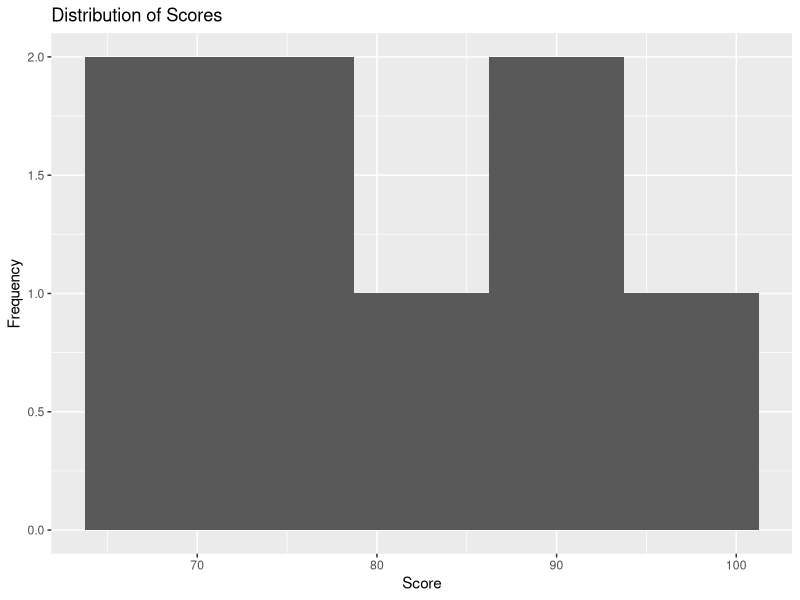
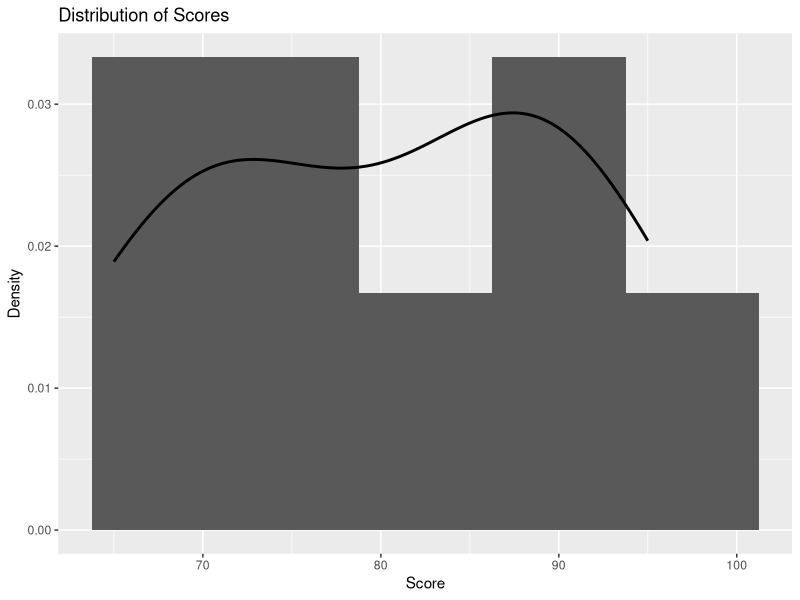
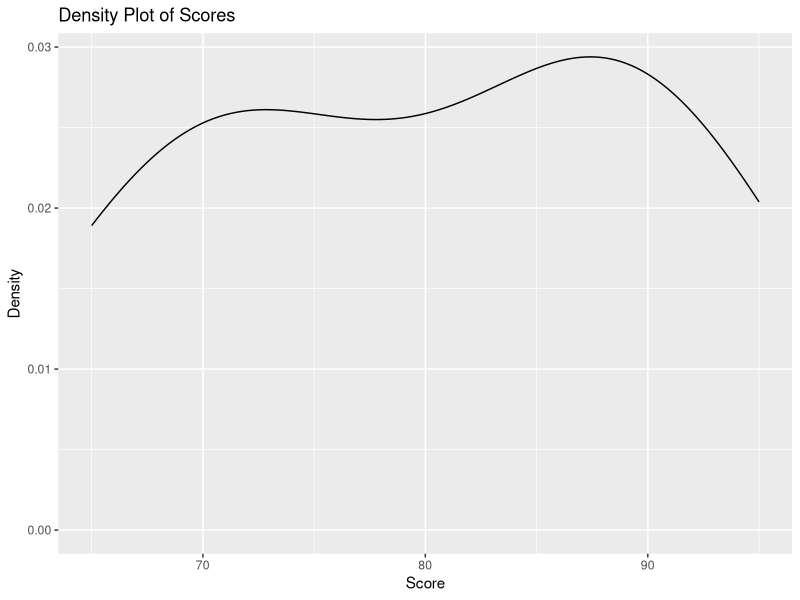
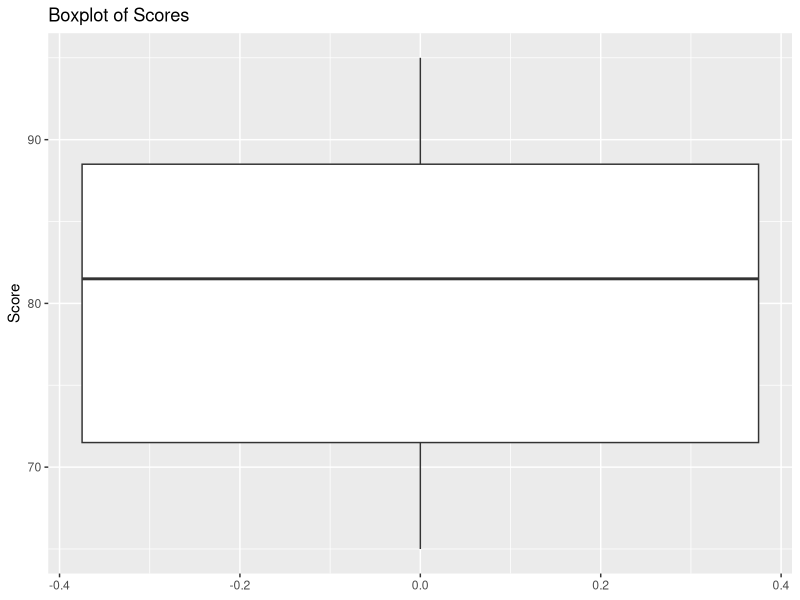
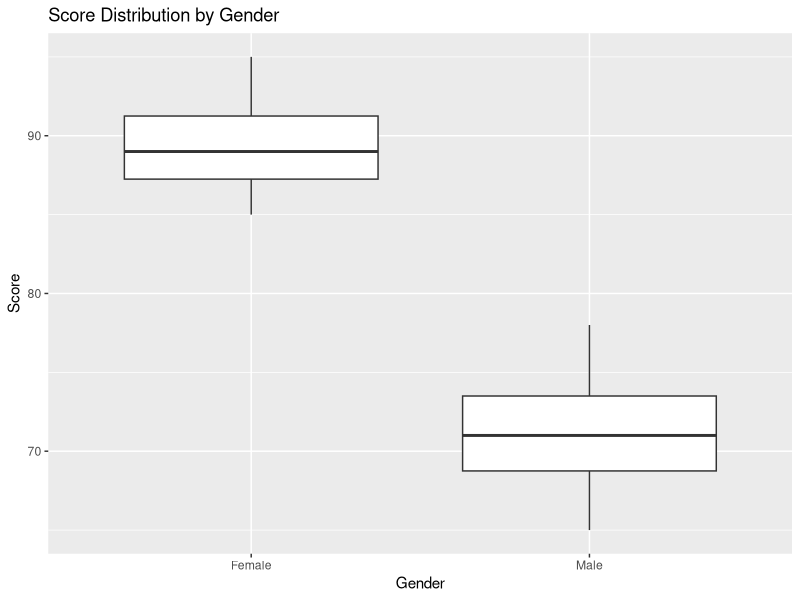
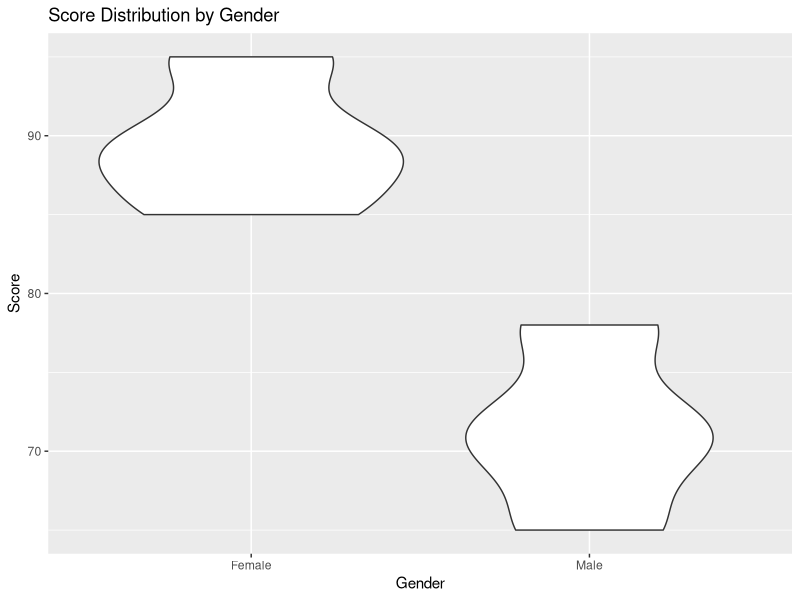
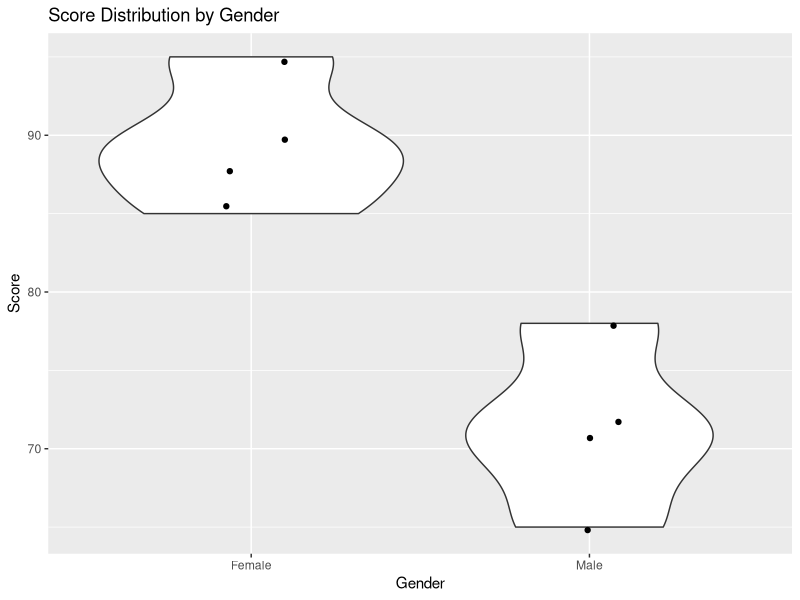

The R source for these figures, in order: (Note: this script raises an error after producing the figures.)
# Data Visualization: Distributions
# This script demonstrates different ways to visualise
# the distribution of numerical variables.


# --------------------------------------------------
# 1. Load ggplot2
# --------------------------------------------------

library(ggplot2)


# --------------------------------------------------
# 2. Create sample data
# --------------------------------------------------

students <- data.frame(
  name = c("Ali", "Siti", "John", "Mei", "Maria",
           "Adam", "Sara", "David"),
  gender = c("Male", "Female", "Male", "Female", "Female",
             "Male", "Female", "Male"),
  age = c(20, 21, 22, 20, 25, 21, 22, 23),
  score = c(65, 85, 72, 90, 95, 78, 88, 70)
)


# --------------------------------------------------
# 3. Histogram
# --------------------------------------------------

ggplot(
  students,
  aes(x = score)
) +
  geom_histogram(
    bins = 5
  ) +
  labs(
    title = "Distribution of Scores",
    x = "Score",
    y = "Frequency"
  )


# --------------------------------------------------
# 4. Histogram with a density curve
# --------------------------------------------------

ggplot(
  students,
  aes(x = score)
) +
  geom_histogram(
    aes(y = after_stat(density)),
    bins = 5
  ) +
  geom_density(
    linewidth = 1
  ) +
  labs(
    title = "Distribution of Scores",
    x = "Score",
    y = "Density"
  )


# --------------------------------------------------
# 5. Density plot
# --------------------------------------------------

ggplot(
  students,
  aes(x = score)
) +
  geom_density() +
  labs(
    title = "Density Plot of Scores",
    x = "Score",
    y = "Density"
  )


# --------------------------------------------------
# 6. Boxplot
# --------------------------------------------------

ggplot(
  students,
  aes(y = score)
) +
  geom_boxplot() +
  labs(
    title = "Boxplot of Scores",
    y = "Score"
  )


# --------------------------------------------------
# 7. Boxplot by gender
# --------------------------------------------------

ggplot(
  students,
  aes(
    x = gender,
    y = score
  )
) +
  geom_boxplot() +
  labs(
    title = "Score Distribution by Gender",
    x = "Gender",
    y = "Score"
  )


# --------------------------------------------------
# 8. Violin plot
# --------------------------------------------------

ggplot(
  students,
  aes(
    x = gender,
    y = score
  )
) +
  geom_violin() +
  labs(
    title = "Score Distribution by Gender",
    x = "Gender",
    y = "Score"
  )


# --------------------------------------------------
# 9. Violin plot with individual observations
# --------------------------------------------------

ggplot(
  students,
  aes(
    x = gender,
    y = score
  )
) +
  geom_violin() +
  geom_jitter(
    width = 0.1
  ) +
  labs(
    title = "Score Distribution by Gender",
    x = "Gender",
    y = "Score"
  )


# --------------------------------------------------
# 10. Compare distribution statistics
# --------------------------------------------------

students %>%
  group_by(gender) %>%
  summarise(
    mean_score = mean(score),
    median_score = median(score),
    sd_score = sd(score),
    minimum_score = min(score),
    maximum_score = max(score)
  )


# --------------------------------------------------
# Key idea
# --------------------------------------------------

# Histogram  → shows the frequency distribution
# Density    → shows the estimated distribution shape
# Boxplot    → shows centre, spread and potential outliers
# Violin     → shows the distribution shape by group
#
# When examining a distribution, consider:
#
# - Centre
# - Spread
# - Shape
# - Skewness
# - Potential outliers
# - Differences between groups
